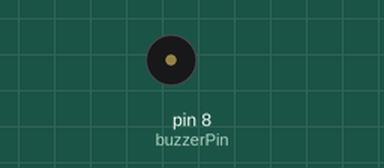
Simulated run of this sketch. Board: Arduino Uno, built with avr-gcc and run on an emulated ATmega328P. Parts: buzzer (waves = sounding).

Above: at 1.4 s.
At 10.6 s:
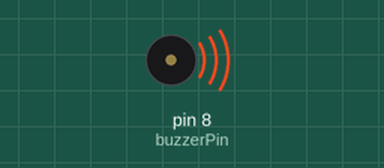
Timing chart, 0 to 11.0 s (numbered marks = the images above):
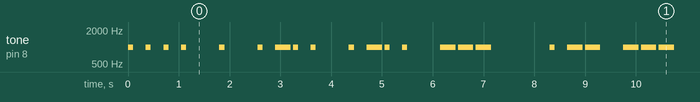

The sketch:

morsecode.ino
```cpp
const int buzzerPin = 8;
const String morseCodes[] = {
  ".-",   // A
  "-...", // B
  "-.-.", // C
  "-..",  // D
  ".",    // E
  "..-.", // F
  "--.",  // G
  "....", // H
  "..",   // I
  ".---", // J
  "-.-",  // K
  ".-..", // L
  "--",   // M
  "-.",   // N
  "---",  // O
  ".--.", // P
  "--.-", // Q
  ".-.",  // R
  "...",  // S
  "-",    // T
  "..-",  // U
  "...-", // V
  ".--",  // W
  "-..-", // X
  "-.--", // Y
  "--.."  // Z
};
// setup
void setup() {
  pinMode(buzzerPin, OUTPUT);
}
// loop
void loop() {
  String inputText = "Hello World";
  playMorseCode(inputText);
  delay(1000);
}

void playMorseCode(String text) {
  for (int i = 0; i < text.length(); i++) {
    char c = toupper(text[i]);
    if (c == ' ') {
      delay(700);
    } else {
      String morse = morseCodes[c - 'A'];
      for (int j = 0; j < morse.length(); j++) {
        if (morse[j] == '.') {
          playDot();
        } else if (morse[j] == '-') {
          playDash();
        }
        delay(200);
      }
      delay(400);
    }
  }
}

void playDot() {
  tone(buzzerPin, 1000, 100);
  delay(150);
}

void playDash() {
  tone(buzzerPin, 1000, 300);
  delay(150);
}
```

Measured:
- by itself, tone on pin 8 (buzzerPin): plays 1000 Hz for 0.10 s, 1000 Hz for 0.10 s, 1000 Hz for 0.10 s, 1000 Hz for 0.10 s, 1000 Hz for 0.10 s, 1000 Hz for 0.10 s … (248 notes in this stretch)
